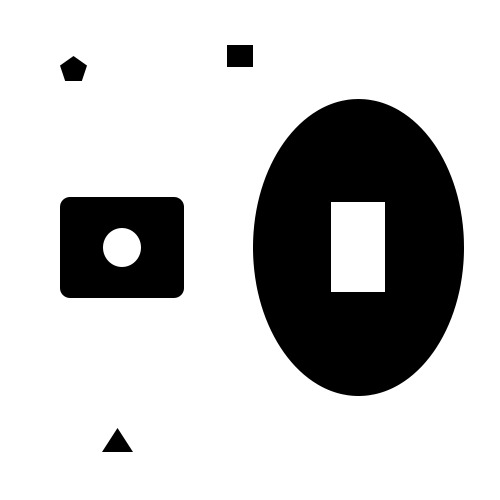
#> input picture Computer Vision/Files/contours/input.jpeg, 500 x 500 px
$ jupyter execute 14_Contours.ipynb
#> lines starting #> are read from the running program, lines starting #| are printed output that depends on the picture; after the words box and inside, x2 and y2 are one past the last pixel; in counts of white or black regions, pixels touching at a corner belong together
# Contours Lab

In this lab we need to explore contours shapes.

## Required

- Erase the 3 small shapes.
- Fill the rectangle with blue color.
- Fill the oval with red color.

## Grade

10

[cell 1]
import numpy as np
import cv2 as cv

im = cv.imread('Files/contours/input.jpeg')
#> im is the input picture: shape (500, 500, 3); min 0, max 255, mean 196.8
imgray = cv.cvtColor(im, cv.COLOR_BGR2GRAY)
ret, thresh = cv.threshold(imgray, 127, 255, 0)
#> thresh: shape (500, 500); 77.2% white; 5 black regions, box (x1, y1, x2, y2) and area: (253, 99, 464, 396) 44360, (60, 197, 184, 298) 11278, (227, 45, 253, 67) 572, (60, 56, 87, 81) 466, (102, 428, 133, 452) 371
inv = cv.bitwise_not(thresh)
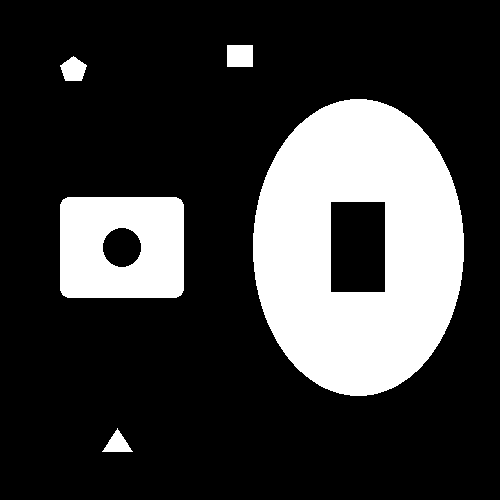
#> inv: shape (500, 500); 22.8% white; 5 white regions
contours, hierarchy = cv.findContours(inv, cv.RETR_LIST, cv.CHAIN_APPROX_SIMPLE)
#> contours = 7 contours; box (x1, y1, x2, y2) and area: (253, 99, 464, 396) 48855, (60, 197, 184, 298) 12226, (330, 201, 386, 293) 5003, (102, 227, 142, 268) 1216, (227, 45, 253, 67) 525, (60, 56, 87, 81) 429, (102, 428, 133, 452) 332
#cv.fillPoly(im, contours, (0,255,0), lineType=cv.LINE_AA)

for contour in contours:
    if cv.contourArea(contour) < 600:
        cv.drawContours(im, [contour], 0, (255,255,255), -1)
        cv.drawContours(im, [contour], 0, (255,255,255), 5)

    else:
        cv.drawContours(im, [contour], 0, (0,0,0), -1)
#> this loop made 7 passes
#> contour on pass 7: [[227, 45], [227, 66], [252, 66], [252, 45]]
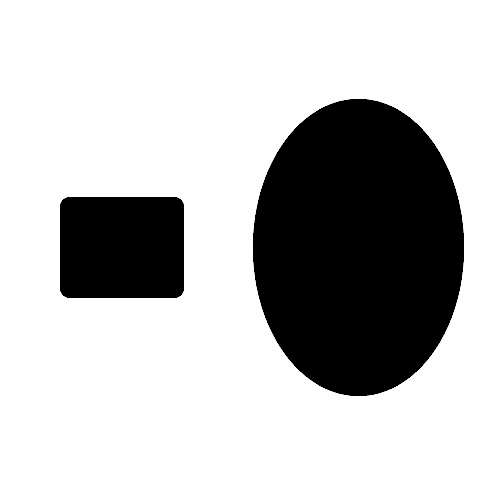
#> im: shape (500, 500, 3); 4.3% of pixels changed, all inside (x1, y1, x2, y2) = (57, 42, 464, 455)

imgray = cv.cvtColor(im, cv.COLOR_BGR2GRAY)
ret, thresh = cv.threshold(imgray, 127, 255, 0)
#> thresh: shape (500, 500); 75.3% white; 2 black regions, box (x1, y1, x2, y2) and area: (253, 99, 464, 396) 49220, (60, 197, 184, 298) 12440
inv = cv.bitwise_not(thresh)
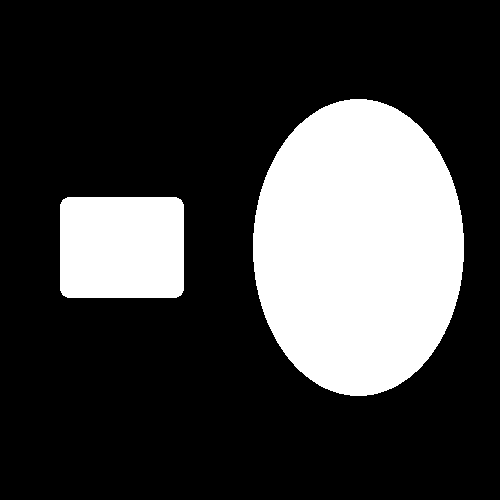
#> inv: shape (500, 500); 24.7% white; 2 white regions
contours, hierarchy = cv.findContours(inv, cv.RETR_LIST, cv.CHAIN_APPROX_SIMPLE)
#> contours = 2 contours; box (x1, y1, x2, y2) and area: (253, 99, 464, 396) 48855, (60, 197, 184, 298) 12226

cv.drawContours(im, contours, 0, (255,0,0), -1)
cv.drawContours(im, contours, 1, (0,0,255), -1)
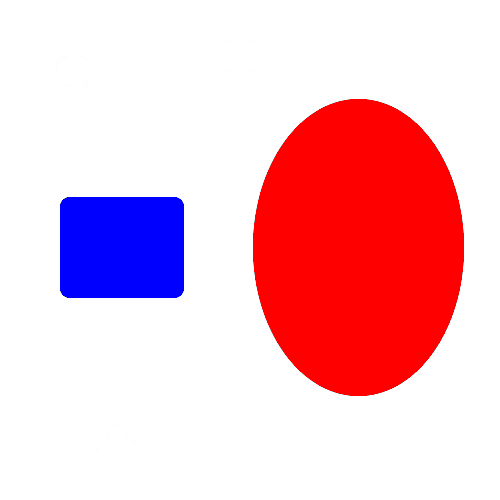
#> im: shape (500, 500, 3); mean B, G, R 204.7, 192, 242.2

cv.imshow("thresh", im)
cv.imwrite('Files/contours/output.jpeg', im)

cv.waitKey(0)

cv.destroyAllWindows()
